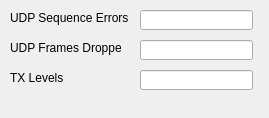
<?xml version="1.0" encoding="UTF-8"?>
<ui version="4.0">
 <class>QtSoundBridgeClass</class>
 <widget class="QMainWindow" name="QtSoundBridgeClass">
  <property name="geometry">
   <rect>
    <x>0</x>
    <y>0</y>
    <width>269</width>
    <height>118</height>
   </rect>
  </property>
  <property name="maximumSize">
   <size>
    <width>1024</width>
    <height>16777215</height>
   </size>
  </property>
  <property name="windowTitle">
   <string>QtSoundBridge</string>
  </property>
  <property name="windowIcon">
   <iconset resource="QtSoundBridge.qrc">
    <normaloff>:/QtSoundBridge/soundmodem.ico</normaloff>:/QtSoundBridge/soundmodem.ico</iconset>
  </property>
  <widget class="QWidget" name="centralWidget">
   <widget class="QLineEdit" name="seqErrors">
    <property name="geometry">
     <rect>
      <x>140</x>
      <y>10</y>
      <width>113</width>
      <height>20</height>
     </rect>
    </property>
   </widget>
   <widget class="QLineEdit" name="Dropped">
    <property name="geometry">
     <rect>
      <x>140</x>
      <y>40</y>
      <width>113</width>
      <height>20</height>
     </rect>
    </property>
   </widget>
   <widget class="QLabel" name="label">
    <property name="geometry">
     <rect>
      <x>10</x>
      <y>10</y>
      <width>131</width>
      <height>16</height>
     </rect>
    </property>
    <property name="text">
     <string>UDP Sequence Errors</string>
    </property>
   </widget>
   <widget class="QLabel" name="label_2">
    <property name="geometry">
     <rect>
      <x>10</x>
      <y>40</y>
      <width>111</width>
      <height>16</height>
     </rect>
    </property>
    <property name="text">
     <string>UDP Frames Dropped</string>
    </property>
   </widget>
   <widget class="QLineEdit" name="TXLevel">
    <property name="geometry">
     <rect>
      <x>140</x>
      <y>70</y>
      <width>113</width>
      <height>20</height>
     </rect>
    </property>
   </widget>
   <widget class="QLabel" name="label_3">
    <property name="geometry">
     <rect>
      <x>10</x>
      <y>70</y>
      <width>111</width>
      <height>16</height>
     </rect>
    </property>
    <property name="text">
     <string>TX Levels</string>
    </property>
   </widget>
  </widget>
  <widget class="QMenuBar" name="menuBar">
   <property name="geometry">
    <rect>
     <x>0</x>
     <y>0</y>
     <width>269</width>
     <height>21</height>
    </rect>
   </property>
  </widget>
 </widget>
 <layoutdefault spacing="6" margin="11"/>
 <resources>
  <include location="QtSoundBridge.qrc"/>
 </resources>
 <connections/>
</ui>
